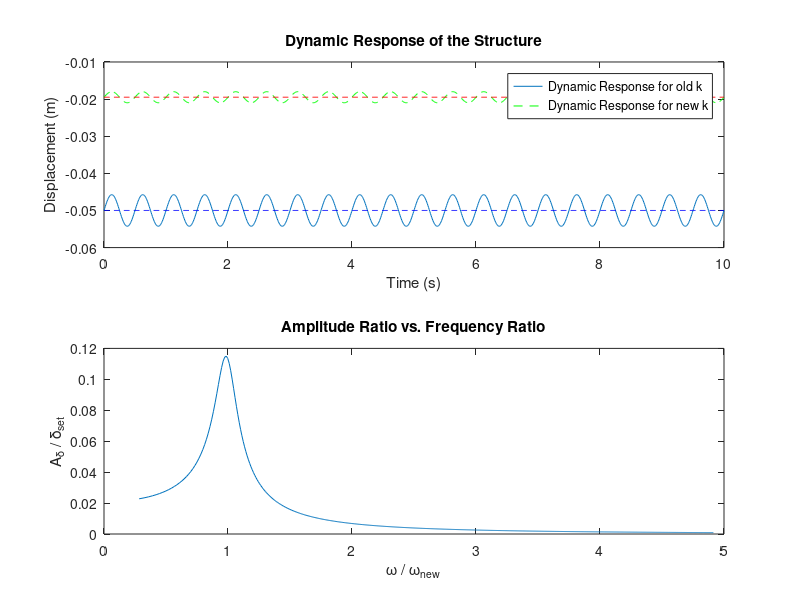

Here is the MATLAB script that generated this plot:
function dynamic_response_k()

    M = 1000; % kg
    m = 75; % kg
    alpha = 0.3;
    delta_0 = 0.05; % m (convert cm to m)
    c = 2500; % Ns/m
    g = 9.81; % m/s^2
    f = 2; % Hz

    % Calculate omega and omega_n
    omega = 2 * pi * f;
    omega_n = sqrt(g / delta_0);

    % Calculate the amplitude A
    A = ((alpha * m * g)/(m+M)) / sqrt((g/delta_0 - omega^2)^2 + (c*omega/(m+M))^2);

    % Calculate the static response K
    K = delta_0;

    % Time range for plotting
    t = linspace(0, 10, 1000); % 0 to 10 seconds with 1000 points

    % Calculate the dynamic response
    y = -K + A * sin(omega * t);

    %----------Plot for the value of k= 6.5651*1.0e+03----------
    k= 0.5410*10^3; %N/m
    delta_new= (((m+M)*g)/k)*10^(-3);

    %New A => with the k= 6.5651*1.0e+03
    A_new = ((alpha * m * g) / (m + M)) / sqrt(((k / (alpha * m)) - omega^2)^2 + ((c * omega) / (m + M))^2);

    % Calculate new dynamic response
    y_new = -delta_new + A_new * sin(omega * t);
    %----------------------------------------------------------

    % Plot the dynamic response
    subplot(2, 1, 1);
    plot(t, y);
    hold on
    plot(t, y_new, 'g--');
    xlabel('Time (s)');
    ylabel('Displacement (m)');
    title('Dynamic Response of the Structure');
    hold on
    plot(t, -delta_new * ones(size(t)), 'r--');
    hold on
    plot(t, -delta_0 * ones(size(t)), 'b--');
    legend('Dynamic Response for old k', 'Dynamic Response for new k');
    hold off

    % Delta range for plotting
    delta_set = linspace(0.005, 1.5, 1000);

    % New omega_n
    omega_new = sqrt(g ./delta_set);

    % New Amplitude
    A_delta = ((alpha * m * g) ./ (m + M)) ./ sqrt((g ./ delta_set - omega^2).^2 + (c * omega ./ (m + M)).^2);

    % Calculate A_delta/delta_set
    A_delta_ratio = A_delta ./ delta_set;

    % Plot A_delta/delta_set vs. omega/omega_new
    subplot(2, 1, 2);
    plot(omega ./ omega_new, A_delta_ratio);
    xlabel('\omega / \omega_{new}');
    ylabel('A_{\delta} / \delta_{set}');
    title('Amplitude Ratio vs. Frequency Ratio');




end